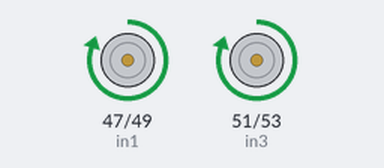
This sketch was run on a simulated Arduino Mega 2560, built with avr-gcc and run on an emulated ATmega2560. Shown: motor-driver pin pairs drawn as motors (green arrow = first pin HIGH = forward, orange = second pin HIGH = backward, longer = more drive, scaled by the enable pin).

Above: at 1.0 s.
At 3.0 s:
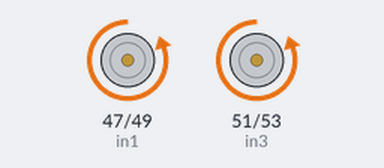
At 5.0 s:
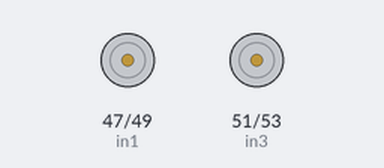
Timing chart, 0 to 7.8 s (numbered marks = the images above):
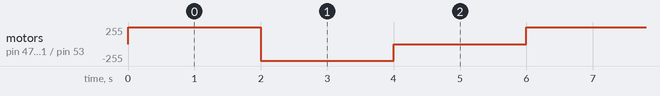

The sketch:

motor_test.ino
```cpp
#define in1 47
#define in2 49
#define in3 51
#define in4 53
#define ena 11
#define enb 12

void setup() {
  Serial.begin(9600);
  pinMode(in1, OUTPUT);
  pinMode(in2, OUTPUT);
  pinMode(in3, OUTPUT);
  pinMode(in4, OUTPUT);
  pinMode(ena, OUTPUT);
  pinMode(enb, OUTPUT);
  digitalWrite(in1, HIGH);
  digitalWrite(in2, HIGH);
  digitalWrite(in3, HIGH);
  digitalWrite(in4, HIGH);
}

void loop() {
  wheel(255, 255);
  delay(2000);
  wheel(-255,-255);
  delay(2000);
  wheel(0,0);
  delay(2000);

}

void wheel(int lm, int rm)
{
  if (lm == 0)
  {
    digitalWrite(in3, LOW);
    digitalWrite(in4, LOW);
  }

  else if (lm > 0)
  {
    digitalWrite(in3, HIGH);
    digitalWrite(in4, LOW);
  }

  else if (lm < 0)
  {
    digitalWrite(in3, LOW);
    digitalWrite(in4, HIGH);
  }


  if (rm == 0)
  {
    digitalWrite(in1, LOW);
    digitalWrite(in2, LOW);
  }

  else if (rm > 0)
  {
    digitalWrite(in1, HIGH);
    digitalWrite(in2, LOW);
  }

  else if (rm < 0)
  {
    digitalWrite(in1, LOW);
    digitalWrite(in2, HIGH);
  }

  if (lm > 254) lm = 254;
  if (lm < -254) lm = -254;
  if (rm > 254) rm = 254;
  if (rm < -254) rm = -254;

  analogWrite(ena, abs(rm));
  analogWrite(enb, abs(lm));

}
```

Measured:
- by itself, motor on pin 47 (in1) / pin 49 (in2), motor on pin 51 (in3) / pin 53 (in4): repeats every 6.0 s: backward 254/255 2.0 s, stopped 2.0 s, forward 254/255 2.0 s
